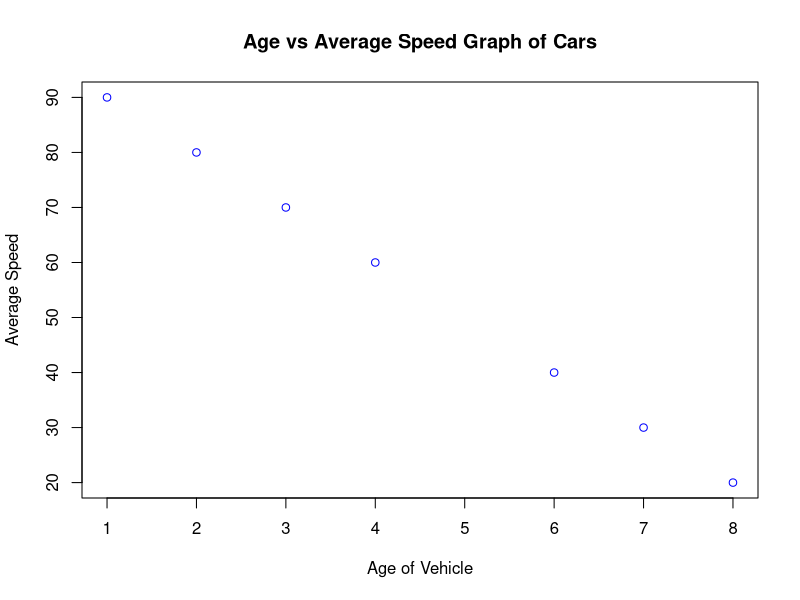

This chart was generated by the following R code:
age <- c(1,3,6,2,7,4,8)
speed <- c(90,70,40,80,30,60,20)
plot(age,speed,xlab = "Age of Vehicle",ylab = "Average Speed",col = "blue",main = "Age vs Average Speed Graph of Cars")